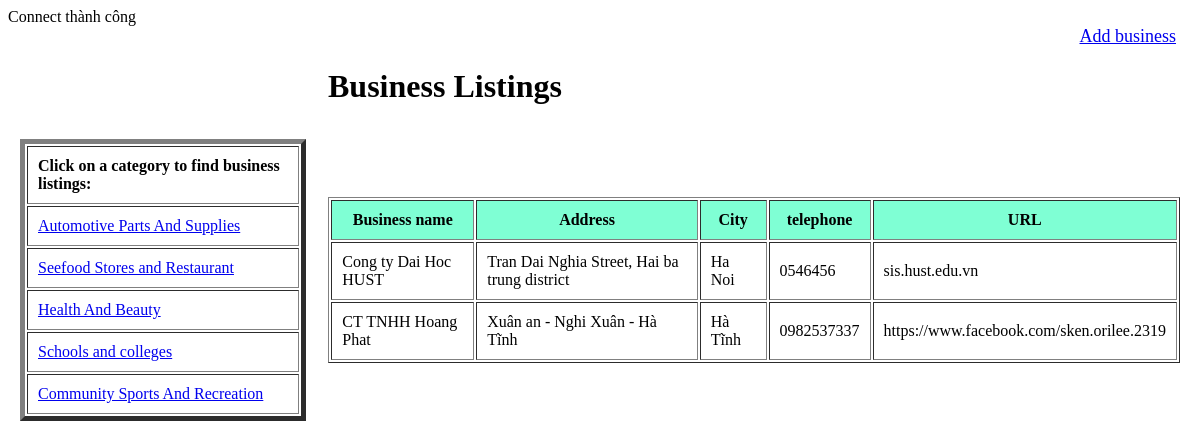
Screenshot of /lab-4/bttuan/show.php with the database file from the repository.
### tables this page shows
CREATE TABLE `category` (
  `catID` varchar(100) NOT NULL,
  `title` varchar(100) NOT NULL,
  `description` text NOT NULL
);

CREATE TABLE `business` (
  `bsn_name` varchar(100) NOT NULL,
  `bsn_address` varchar(100) DEFAULT NULL,
  `bsn_city` varchar(100) DEFAULT NULL,
  `bsn_phone` varchar(20) DEFAULT NULL,
  `bsn_url` varchar(100) DEFAULT NULL
);

### lab-4/bttuan/lib.php (called while the page is built, shortened)
<?php
function db_query($query_string) {
    global $conn;
    $result = mysqli_query($conn, $query_string);
    return $result;
}
function db_fetch_array($query_string) {
    $result = array();
    $mysqli_result = db_query($query_string);
    while ($row = mysqli_fetch_assoc($mysqli_result)) {
        $result[] = $row;
    }
    return $result;
}

### lab-4/bttuan/show.php (the view, shortened to what this page needs)
<?php
require 'lib.php';
$query1 = "SELECT * FROM category";
$listCat = db_fetch_array($query1);
if (isset($_GET['id'])) {
    $id = $_GET['id'];
    $query2 = "SELECT * FROM business, bsn_cat WHERE bsn_name=bsnID AND catID='$id'";
    $listBsn = db_fetch_array($query2);
} else {
    $query3 = "SELECT * FROM business";
    $listBsn = db_fetch_array($query3);
}
?>
<!DOCTYPE html>
<html lang="en">
<head>
    <link rel="stylesheet" type="text/css" href="css.css" />
</head>
<body>
    <div style="padding-right: 16px; display:flex">
        <a style="margin-left: auto; font-size: 18px;" href="addBusiness.php">Add business</a>
    </div>
    <h1>Business Listings</h1>
    <table border=0>
        <tr>
            <td>
                <table border=5 style="min-width: 242px">
                    <tr>
                        <td><strong>Click on a category to find business listings:</strong></td>
                    </tr>
                    <?php
                    foreach ($listCat as $item) {
                        echo "<tr><td><a href='show.php?id={$item['catID']}'>{$item['title']}</a></td></tr>";
                    }
                    ?>
                </table>
            </td>
            <td style="width: 74%">
                <table border=1 style="width: 100%">
                    <tr>
                        <th>Business name</th>
                        <th>Address</th>
                        <th>City</th>
                        <th>telephone</th>
                        <th>URL</th>
                    </tr>
                    <?php foreach ($listBsn as $item) { ?>
                        <tr>
                            <td><?php echo $item['bsn_name']; ?></td>
                            <td><?php echo $item['bsn_address']; ?></td>
                            <td><?php echo $item['bsn_city']; ?></td>
                            <td><?php echo $item['bsn_phone']; ?></td>
                            <td><?php echo $item['bsn_url']; ?></td>
                        </tr>
                    <?php } ?>
                </table>
            </td>
        </tr>
    </table>
</body>
</html>

### lab-4/bttuan/css.css (style rules this page uses)
tr th, tr td { padding: 10px; }
th { background-color: aquamarine; }
h1 { margin-left: 10em; }

### rows the page displays
category: title "Automotive Parts And Supplies"
category: title "Seefood Stores and Restaurant"
category: title "Health And Beauty"
category: title "Schools and colleges"
category: title "Community Sports And Recreation"
business: bsn_name "Cong ty Dai Hoc HUST", bsn_address "Tran Dai Nghia Street, Hai ba trung district", bsn_city "Ha Noi", bsn_phone "0546456", bsn_url "sis.hust.edu.vn"
business: bsn_name "CT TNHH Hoang Phat", bsn_address "Xuân an - Nghi Xuân - Hà Tĩnh", bsn_city "Hà Tĩnh", bsn_phone "0982537337", bsn_url "https://www.facebook.com/sken.orilee.2319"
